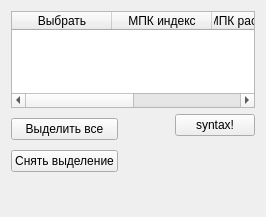
<?xml version="1.0" encoding="UTF-8"?>
<ui version="4.0">
 <class>IPC_formClass</class>
 <widget class="QWidget" name="IPC_formClass">
  <property name="geometry">
   <rect>
    <x>0</x>
    <y>0</y>
    <width>266</width>
    <height>217</height>
   </rect>
  </property>
  <property name="windowTitle">
   <string>Индексы МПК</string>
  </property>
  <layout class="QGridLayout" name="gridLayout">
   <item row="0" column="0">
    <widget class="QTableWidget" name="tableWidget">
     <column>
      <property name="text">
       <string>Выбрать</string>
      </property>
     </column>
     <column>
      <property name="text">
       <string>МПК индекс</string>
      </property>
     </column>
     <column>
      <property name="text">
       <string>МПК расшифровка</string>
      </property>
     </column>
     <column>
      <property name="text">
       <string>Количество патентов</string>
      </property>
     </column>
    </widget>
   </item>
   <item row="1" column="0">
    <layout class="QVBoxLayout" name="verticalLayout_3">
     <item>
      <layout class="QHBoxLayout" name="horizontalLayout">
       <item>
        <layout class="QVBoxLayout" name="verticalLayout">
         <item>
          <widget class="QPushButton" name="pushButton_2">
           <property name="text">
            <string>Выделить все</string>
           </property>
          </widget>
         </item>
         <item>
          <widget class="QPushButton" name="pushButton_3">
           <property name="text">
            <string>Снять выделение</string>
           </property>
          </widget>
         </item>
        </layout>
       </item>
       <item>
        <spacer name="horizontalSpacer">
         <property name="orientation">
          <enum>Qt::Horizontal</enum>
         </property>
         <property name="sizeHint" stdset="0">
          <size>
           <width>40</width>
           <height>20</height>
          </size>
         </property>
        </spacer>
       </item>
       <item>
        <layout class="QVBoxLayout" name="verticalLayout_2">
         <item>
          <widget class="QPushButton" name="syntaxButton">
           <property name="enabled">
            <bool>true</bool>
           </property>
           <property name="sizePolicy">
            <sizepolicy hsizetype="Minimum" vsizetype="Fixed">
             <horstretch>0</horstretch>
             <verstretch>0</verstretch>
            </sizepolicy>
           </property>
           <property name="text">
            <string>syntax!</string>
           </property>
          </widget>
         </item>
         <item>
          <spacer name="verticalSpacer_2">
           <property name="orientation">
            <enum>Qt::Vertical</enum>
           </property>
           <property name="sizeType">
            <enum>QSizePolicy::Fixed</enum>
           </property>
           <property name="sizeHint" stdset="0">
            <size>
             <width>20</width>
             <height>40</height>
            </size>
           </property>
          </spacer>
         </item>
        </layout>
       </item>
      </layout>
     </item>
     <item>
      <spacer name="verticalSpacer">
       <property name="orientation">
        <enum>Qt::Vertical</enum>
       </property>
       <property name="sizeType">
        <enum>QSizePolicy::Fixed</enum>
       </property>
       <property name="sizeHint" stdset="0">
        <size>
         <width>20</width>
         <height>30</height>
        </size>
       </property>
      </spacer>
     </item>
    </layout>
   </item>
  </layout>
 </widget>
 <layoutdefault spacing="6" margin="11"/>
 <resources/>
 <connections/>
</ui>
